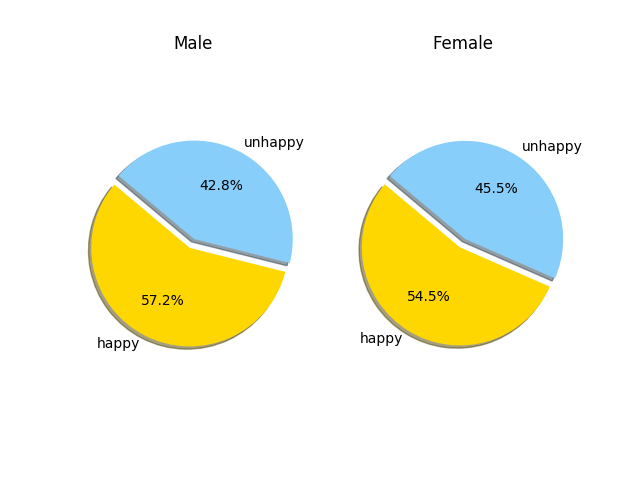

Write Python code to recreate this figure.
import matplotlib.pyplot as plt 
import numpy as np 
import pandas as pd 

filename = '.././data/train.csv'
df = pd.read_csv(filename)

men = df.loc[df['Gender']=='Male']
#print(men.shape)
happy_men = men.loc[men['Happy'] == 1]
#print(happy_men.shape)

unhappy_men = men.loc[men['Happy'] == 0]

#print(unhappy_men.shape)
num_happy_men = happy_men.shape[0]
num_unhappy_men = unhappy_men.shape[0]
total_num_men = num_unhappy_men + num_happy_men



women = df.loc[df['Gender']=='Female']
#print(women.shape)
happy_women = women.loc[women['Happy'] == 1]
#print(happy_women.shape)

unhappy_women = women.loc[women['Happy'] == 0]

#print(unhappy_women.shape)
num_happy_women = happy_women.shape[0]
num_unhappy_women = unhappy_women.shape[0]
total_num_women = num_unhappy_women + num_happy_women
#print(num_happy_men)
plt.subplot(1,2,1)

# Data to plot
labels = 'happy', 'unhappy'
sizes = [num_happy_men, num_unhappy_men]
colors = ['gold','lightskyblue']
explode = (0.1, 0)  # explode 1st slice
plt.title("Male")
# Plot
plt.pie(sizes, explode=explode, labels=labels, colors=colors,
        autopct='%1.1f%%', shadow=True, startangle=140)
plt.axis('equal')

plt.subplot(1,2,2)
labels = 'happy','unhappy'
sizes = [num_happy_women,num_unhappy_women]
colors = ['gold','lightskyblue']
explode = (0.1, 0)  # explode 1st slice
plt.title("Female")
 
# Plot
plt.pie(sizes, explode=explode, labels=labels, colors=colors,
        autopct='%1.1f%%', shadow=True, startangle=140)
 
plt.axis('equal')
plt.savefig('pie_chart')
plt.show()
